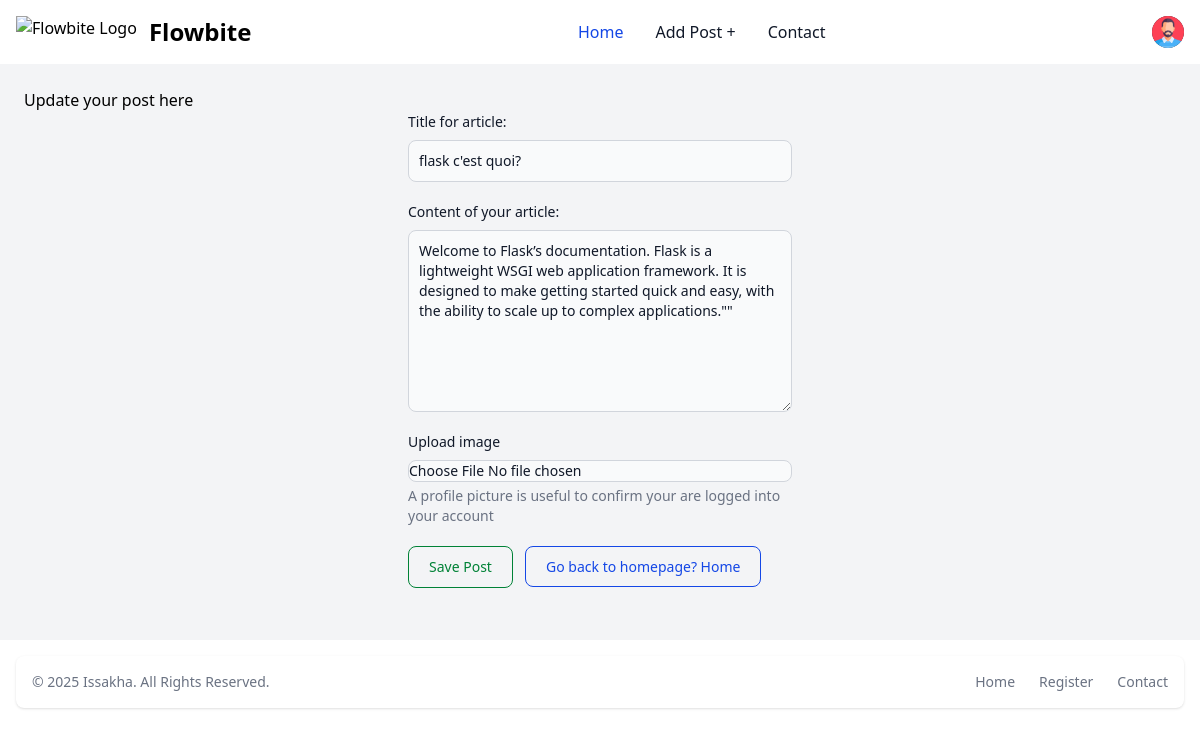
The app's page /update/1/ (signed in) with its own data.
### app.py (models this page shows, shortened)
class User(db.Model, UserMixin):
    __tablename__ = 'user'
    id = db.Column(db.Integer(), primary_key=True)
    username = db.Column(db.String(255), nullable=False, unique=True)
    first_name = db.Column(db.String(50), nullable =False)
    last_name = db.Column(db.String(50), nullable =False)
    email = db.Column(db.String(255), nullable=False, unique=True)
    img_user_view = db.Column(db.String(255), nullable=True)
    image_mime_type = db.Column(db.String(50), nullable=True)
    password_hash =  db.Column(db.Text(), nullable=False)

class Blogpost(db.Model):
    __tablename__ = 'blogpost'
    id = db.Column(db.Integer(), primary_key=True)
    title = db.Column(db.String(50), nullable=False)
    author = db.Column(db.String(50))
    content = db.Column(db.Text, nullable=False)
    img_post_view = db.Column(db.String(255), nullable=True)
    image_mime_type = db.Column(db.String(50), nullable=True)
    created_at = db.Column(db.DateTime, default= datetime.utcnow)
    comments = db.relationship('Comment', backref='post', lazy=True)

### app.py (the view, shortened to what this page needs)
@app.route('/update/<int:id>/', methods = ['GET', 'POST'])
@login_required
def update(id):
    post_to_update = Blogpost.query.get_or_404(id)
    context = {
        'post': post_to_update
    }
    return render_template('update_post.html', **context)

### app.py (called while the page is built)
@login_manager.user_loader
def user_loader(id):
    return User.query.get(int(id))

### templates/update_post.html
{% extends 'base.html' %}
{% block content %}
    <h1>Update your post here</h1>
    <form action="/update/{{post.id}}" method="POST" enctype="multipart/form-data" class="max-w-sm mx-auto">
        <div class="mb-5">
            <label for="Title" class="block mb-2 text-sm font-medium text-gray-900 dark:text-white" >Title for article:</label>
            <input type="text" name="title" class="bg-gray-50 border border-gray-300 text-gray-900 text-sm rounded-lg focus:ring-blue-500 focus:border-blue-500 block w-full p-2.5 dark:bg-gray-700 dark:border-gray-600 dark:placeholder-gray-400 dark:text-white dark:focus:ring-blue-500 dark:focus:border-blue-500" value="{{post.title}}">
        </div>
        <div class= "mb-5">
            <label for="blog_content" class="block mb-2 text-sm font-medium text-gray-900 dark:text-white" >Content of your article:</label>
            <textarea type="text" name="content" rows="8" class="block p-2.5 w-full text-sm text-gray-900 bg-gray-50 rounded-lg border border-gray-300 focus:ring-blue-500 focus:border-blue-500 dark:bg-gray-700 dark:border-gray-600 dark:placeholder-gray-400 dark:text-white dark:focus:ring-blue-500 dark:focus:border-blue-500"  >{{post.content}}"</textarea>
        </div>
        <div class= "mb-5">
            <label class="block mb-2 text-sm font-medium text-gray-900 dark:text-white" for="user_avatar">Upload image</label>
            <input class="block w-full text-sm text-gray-900 border border-gray-300 rounded-lg cursor-pointer bg-gray-50 dark:text-gray-400 focus:outline-none dark:bg-gray-700 dark:border-gray-600 dark:placeholder-gray-400" aria-describedby="user_avatar_help" id="user_avatar" name="file" type="file" />
            <div class="mt-1 text-sm text-gray-500 dark:text-gray-300" id="user_avatar_help">A profile picture is useful to confirm your are logged into your account</div>
        </div>
        <div class= "mb-5">
        <button type="submit" class="text-green-700 hover:text-white border border-green-700 hover:bg-green-800 focus:ring-4 focus:outline-none focus:ring-green-300 font-medium rounded-lg text-sm px-5 py-2.5 text-center me-2 mb-2 dark:border-green-500 dark:text-green-500 dark:hover:text-white dark:hover:bg-green-600 dark:focus:ring-green-800">Save Post</button>
            <small class="text-blue-700 hover:text-white border border-blue-700 hover:bg-blue-800 focus:ring-4 focus:outline-none focus:ring-blue-300 font-medium rounded-lg text-sm px-5 py-2.5 text-center me-2 mb-2 dark:border-blue-500 dark:text-blue-500 dark:hover:text-white dark:hover:bg-blue-500 dark:focus:ring-blue-800">
                 <a href="{{url_for('index')}}">Go back to homepage? Home</a>
            </small>
        </div>
    </form>
{% endblock content %}

### templates/base.html (shortened to what this page needs)
<!DOCTYPE html>
<html lang="en">
<head>
    <meta name="viewport" content="width=device-width, initial-scale=1.0"><script src="https://cdn.jsdelivr.net/npm/@tailwindcss/browser@4"></script>
</head>
<body>
<header>
<nav class="bg-white border-gray-200 dark:bg-gray-900">
  <div class="max-w-screen-xl flex flex-wrap items-center justify-between mx-auto p-4">
    <a href="{{url_for('index')}}" class="flex items-center space-x-3 rtl:space-x-reverse">
        <img src="https://flowbite.com/docs/images/logo.svg" class="h-8" alt="Flowbite Logo" />
        <span class="self-center text-2xl font-semibold whitespace-nowrap dark:text-white">Flowbite</span>
    </a>
    <div class="flex items-center md:order-2 space-x-3 md:space-x-0 rtl:space-x-reverse">
        <button type="button" class="flex text-sm bg-gray-800 rounded-full md:me-0 focus:ring-4 focus:ring-gray-300 dark:focus:ring-gray-600" id="user-menu-button" aria-expanded="false" data-dropdown-toggle="user-dropdown" data-dropdown-placement="bottom">
          {% if current_user.img_user_view %}
          <img class="w-8 h-8 rounded-full" src="{{ url_for('static', filename='uploads/' + current_user.img_user_view) }}" alt="user photo">
          {% else %}
          <img class="w-8 h-8 rounded-full" src="/docs/images/people/profile-picture-3.jpg" alt="user photo">
          {% endif %}
        </button>
    </div>
    <div class="items-center justify-between hidden w-full md:flex md:w-auto md:order-1" id="navbar-user">
      <ul class="flex flex-col font-medium p-4 md:p-0 mt-4 border border-gray-100 rounded-lg bg-gray-50 md:space-x-8 rtl:space-x-reverse md:flex-row md:mt-0 md:border-0 md:bg-white dark:bg-gray-800 md:dark:bg-gray-900 dark:border-gray-700">
        <li>
          <a href="{{url_for('index')}}" class="block py-2 px-3 text-white bg-blue-700 rounded-sm md:bg-transparent md:text-blue-700 md:p-0 md:dark:text-blue-500" aria-current="page">Home</a>
        </li>
        {% if current_user.is_authenticated %}
        <li>
          <a href="{{url_for('create_post')}}" class="block py-2 px-3 text-gray-900 rounded-sm hover:bg-gray-100 md:hover:bg-transparent md:hover:text-blue-700 md:p-0 dark:text-white md:dark:hover:text-blue-500 dark:hover:bg-gray-700 dark:hover:text-white md:dark:hover:bg-transparent dark:border-gray-700">Add Post +</a>
        </li>
        {% endif %}
        <li>
          <a href="{{url_for('contact')}}" class="block py-2 px-3 text-gray-900 rounded-sm hover:bg-gray-100 md:hover:bg-transparent md:hover:text-blue-700 md:p-0 dark:text-white md:dark:hover:text-blue-500 dark:hover:bg-gray-700 dark:hover:text-white md:dark:hover:bg-transparent dark:border-gray-700">Contact</a>
        </li>
      </ul>
    </div>
  </div>
</nav>
</header>
    <main class="bg-gray-100 p-6">
        {% block content %}
        {% endblock content %}
    </main>
<footer class="bg-white rounded-lg shadow-sm m-4 dark:bg-gray-800">
    <div class="w-full mx-auto max-w-screen-xl p-4 md:flex md:items-center md:justify-between">
      <span class="text-sm text-gray-500 sm:text-center dark:text-gray-400">© 2025 <a href="https://flowbite.com/" class="hover:underline">Issakha</a>. All Rights Reserved.
    </span>
    <ul class="flex flex-wrap items-center mt-3 text-sm font-medium text-gray-500 dark:text-gray-400 sm:mt-0">
        <li>
            <a href="{{url_for('index')}}" class="hover:underline me-4 md:me-6">Home</a>
        </li>
        <li>
            <a href="{{url_for('register')}}"class="hover:underline me-4 md:me-6">Register</a>
        </li>
        <li>
            <a href="{{url_for('contact')}}" class="hover:underline">Contact</a>
        </li>
    </ul>
    </div>
</footer>
</body>
</html>

### records on screen
User: img_user_view (placeholder picture)
Blogpost: title "flask c'est quoi?", content "Welcome to Flask’s documentation. Flask is a lightweight WSGI web application framework. It is designed to make getting started quick and easy, with the ability to scale up to complex applications.\"\""
